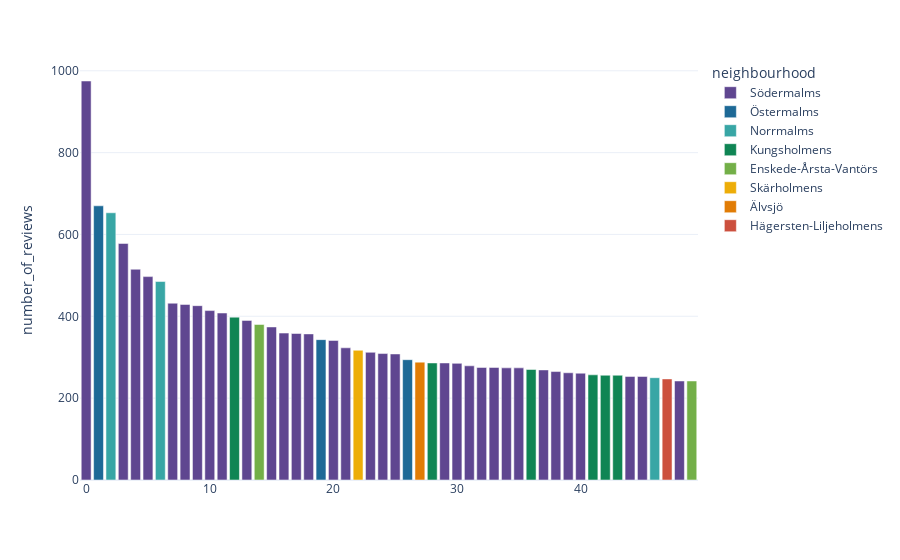

The notebook cell this image was saved under:
### Code cell
fig = px.bar(num_reviews.nlargest(50, 'number_of_reviews'), 
       y='number_of_reviews',
       hover_data = ['listing_id'],
       color='neighbourhood', color_discrete_sequence=PALETTE)
fig.update_layout(xaxis_title = None)

### Figure 1 — Plotly figure (JSON) as saved in the notebook; plotly's stock layout.template omitted (floating-point values rounded to 4 significant figures)
{"data": [{"alignmentgroup": "True", "customdata": [[30807581], [299154], [15005150], [10092882], [16488924], [16504519], [21793613], [16435709], [20401577], [21918665], [6753639], [10222510], [164448], [242188], [6666960], [23739852], [23763456], [6054737], [32715946], [7389104], [6793100], [23763402], [19940048], [20399072], [6639610], [17916548], [26767012], [22783605], [22234632], [18559674], [35193468], [22143085], [24074855]], "hovertemplate": "neighbourhood=Södermalms<br>index=%{x}<br>number_of_reviews=%{y}<br>listing_id=%{customdata[0]}<extra></extra>", "legendgroup": "Södermalms", "marker": {"color": "rgb(95, 70, 144)", "pattern": {"shape": ""}}, "name": "Södermalms", "offsetgroup": "Södermalms", "orientation": "v", "showlegend": true, "textposition": "auto", "type": "bar", "x": [0, 3, 4, 5, 7, 8, 9, 10, 11, 13, 15, 16, 17, 18, 20, 21, 23, 24, 25, 29, 30, 31, 32, 33, 34, 35, 37, 38, 39, 40, 44, 45, 48], "xaxis": "x", "y": [975, 578, 515, 497, 432, 429, 426, 414, 408, 390, 374, 359, 358, 357, 341, 323, 312, 309, 308, 286, 285, 279, 275, 275, 274, 274, 269, 265, 262, 261, 253, 253, 242], "yaxis": "y"}, {"alignmentgroup": "True", "customdata": [[581243], [2647595], [20328167]], "hovertemplate": "neighbourhood=Östermalms<br>index=%{x}<br>number_of_reviews=%{y}<br>listing_id=%{customdata[0]}<extra></extra>", "legendgroup": "Östermalms", "marker": {"color": "rgb(29, 105, 150)", "pattern": {"shape": ""}}, "name": "Östermalms", "offsetgroup": "Östermalms", "orientation": "v", "showlegend": true, "textposition": "auto", "type": "bar", "x": [1, 19, 26], "xaxis": "x", "y": [670, 343, 294], "yaxis": "y"}, {"alignmentgroup": "True", "customdata": [[36783661], [6370777], [36783624]], "hovertemplate": "neighbourhood=Norrmalms<br>index=%{x}<br>number_of_reviews=%{y}<br>listing_id=%{customdata[0]}<extra></extra>", "legendgroup": "Norrmalms", "marker": {"color": "rgb(56, 166, 165)", "pattern": {"shape": ""}}, "name": "Norrmalms", "offsetgroup": "Norrmalms", "orientation": "v", "showlegend": true, "textposition": "auto", "type": "bar", "x": [2, 6, 46], "xaxis": "x", "y": [653, 485, 250], "yaxis": "y"}, {"alignmentgroup": "True", "customdata": [[20039225], [30579247], [20359206], [26921828], [954832], [30625615]], "hovertemplate": "neighbourhood=Kungsholmens<br>index=%{x}<br>number_of_reviews=%{y}<br>listing_id=%{customdata[0]}<extra></extra>", "legendgroup": "Kungsholmens", "marker": {"color": "rgb(15, 133, 84)", "pattern": {"shape": ""}}, "name": "Kungsholmens", "offsetgroup": "Kungsholmens", "orientation": "v", "showlegend": true, "textposition": "auto", "type": "bar", "x": [12, 28, 36, 41, 42, 43], "xaxis": "x", "y": [398, 286, 270, 257, 256, 256], "yaxis": "y"}, {"alignmentgroup": "True", "customdata": [[19416179], [2166026]], "hovertemplate": "neighbourhood=Enskede-Årsta-Vantörs<br>index=%{x}<br>number_of_reviews=%{y}<br>listing_id=%{customdata[0]}<extra></extra>", "legendgroup": "Enskede-Årsta-Vantörs", "marker": {"color": "rgb(115, 175, 72)", "pattern": {"shape": ""}}, "name": "Enskede-Årsta-Vantörs", "offsetgroup": "Enskede-Årsta-Vantörs", "orientation": "v", "showlegend": true, "textposition": "auto", "type": "bar", "x": [14, 49], "xaxis": "x", "y": [380, 242], "yaxis": "y"}, {"alignmentgroup": "True", "customdata": [[916806]], "hovertemplate": "neighbourhood=Skärholmens<br>index=%{x}<br>number_of_reviews=%{y}<br>listing_id=%{customdata[0]}<extra></extra>", "legendgroup": "Skärholmens", "marker": {"color": "rgb(237, 173, 8)", "pattern": {"shape": ""}}, "name": "Skärholmens", "offsetgroup": "Skärholmens", "orientation": "v", "showlegend": true, "textposition": "auto", "type": "bar", "x": [22], "xaxis": "x", "y": [317], "yaxis": "y"}, {"alignmentgroup": "True", "customdata": [[31302872]], "hovertemplate": "neighbourhood=Älvsjö<br>index=%{x}<br>number_of_reviews=%{y}<br>listing_id=%{customdata[0]}<extra></extra>", "legendgroup": "Älvsjö", "marker": {"color": "rgb(225, 124, 5)", "pattern": {"shape": ""}}, "name": "Älvsjö", "offsetgroup": "Älvsjö", "orientation": "v", "showlegend": true, "textposition": "auto", "type": "bar", "x": [27], "xaxis": "x", "y": [288], "yaxis": "y"}, {"alignmentgroup": "True", "customdata": [[18594903]], "hovertemplate": "neighbourhood=Hägersten-Liljeholmens<br>index=%{x}<br>number_of_reviews=%{y}<br>listing_id=%{customdata[0]}<extra></extra>", "legendgroup": "Hägersten-Liljeholmens", "marker": {"color": "rgb(204, 80, 62)", "pattern": {"shape": ""}}, "name": "Hägersten-Liljeholmens", "offsetgroup": "Hägersten-Liljeholmens", "orientation": "v", "showlegend": true, "textposition": "auto", "type": "bar", "x": [47], "xaxis": "x", "y": [247], "yaxis": "y"}], "layout": {"barmode": "relative", "legend": {"title": {"text": "neighbourhood"}, "tracegroupgap": 0}, "margin": {"t": 60}, "xaxis": {"anchor": "y", "domain": [0, 1], "title": {}}, "yaxis": {"anchor": "x", "domain": [0, 1], "title": {"text": "number_of_reviews"}}}}
